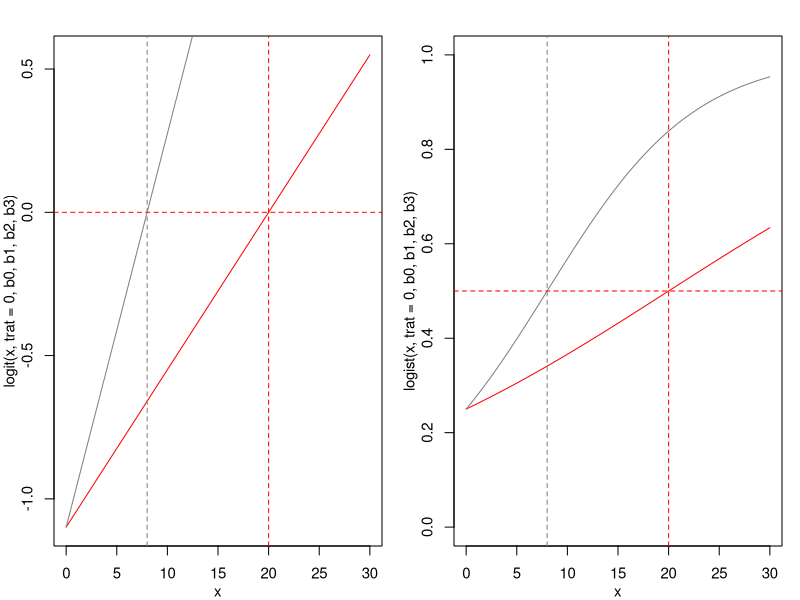

Recreate this plot in R. (Note: this script raises an error after producing the figure.)
# Abril 2022
# Simulacion de dosis respuesta para la germinacion con
# dos nutrientes A y B

# Funciones
odds <- function(p) p/(1-p)
prob <- function(odds) odds / (1 + odds)
logit <- function(x, trat, b0, b1, b2, b3) b0 + b1*x + b2*trat + b3*trat*x
logist <- function(x, trat, b0, b1, b2, b3){
  logit <- b0 + b1*x + b2*trat + b3*trat*x
  1 / (1 + exp(-logit))
}


# Definicion del rango en 
x <- seq(0,30,5)

# Nutriente A
x50 <- 20
p0 <- 0.25
b0 <- log(odds(p0))
b1 <- -b0 / x50

# Nutriente B
x50B <- 8
p0B <- 0.25
b0B <- log(odds(p0B))
b1B <- -b0B / x50B
b2 <- b0B - b0
b3 <- b1B - b1

par(mfrow = c(1,2), mar = c(3,3,2,1), mgp = c(2,1,0), cex = 0.9)
# Logit
curve(logit(x, trat = 0, b0, b1, b2, b3), from = 0, to = 30, col = "red")
curve(logit(x, trat = 1, b0, b1, b2, b3), from = 0, to = 30, add = T, col = "grey50")
abline(h = 0, v = c(x50B, x50), lty = 2, col = c("red", "grey50"))
# Prob
curve(logist(x, trat = 0, b0, b1, b2, b3), from = 0, to = 30, col = "red", ylim = c(0,1))
curve(logist(x, trat = 1, b0, b1, b2, b3), from = 0, to = 30, add = T, col = "grey50")
abline(h = 0.5, v = c(x50B, x50), lty = 2, col = c("red", "grey50"))

# Simulacion
res <- replicate(
  n = 2000,
  expr = {
    dat <- expand_grid(
      nitrog = x,
      trat = c("A", "B"),
      n = 20
    ) %>%
      mutate(
        logit = b0 + b1*nitrog + b2*(trat == "B") + b3*(trat == "B")*nitrog,
        p = prob(exp(logit)),
        n_germ = rbinom(n = length(nitrog), size = n, prob = p),
        p_germ = n_germ /n 
      )
    
    m <- glm(p_germ ~ nitrog*trat, data = dat, family = binomial(link = logit), weights = n)
    raov <-anova(update(m, . ~ . - nitrog:trat), m, test = "LRT")
    p.int <- raov$`Pr(>Chi)`[2]
    b <- coef(m)
    names(b) <- 0:3
    x50A <- - b["0"] / b["1"]
    x50B <- - (b["0"]+b["2"]) / (b["1"] + b["3"])
    c(p.int, x50A, x50B, x50A - x50B)
  }
)

hist(res[3, ])
mean(res[1, ] < 0.05)


nd <- expand_grid(
  nitrog = 0:30,
  trat = c("A", "B")
) %>% mutate(prob = predict(m, newdata = data.frame(nitrog, trat), type = "response"))

